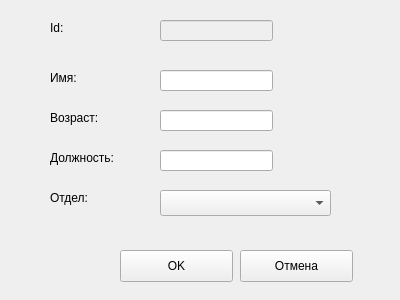
<?xml version="1.0" encoding="UTF-8"?>
<ui version="4.0">
 <class>EditorWindow</class>
 <widget class="QWidget" name="EditorWindow">
  <property name="geometry">
   <rect>
    <x>0</x>
    <y>0</y>
    <width>400</width>
    <height>300</height>
   </rect>
  </property>
  <property name="windowTitle">
   <string>Редактор данных сотрудника</string>
  </property>
  <widget class="QLabel" name="label">
   <property name="geometry">
    <rect>
     <x>50</x>
     <y>20</y>
     <width>59</width>
     <height>16</height>
    </rect>
   </property>
   <property name="text">
    <string>Id:</string>
   </property>
  </widget>
  <widget class="QLabel" name="label_2">
   <property name="geometry">
    <rect>
     <x>50</x>
     <y>70</y>
     <width>59</width>
     <height>16</height>
    </rect>
   </property>
   <property name="text">
    <string>Имя:</string>
   </property>
  </widget>
  <widget class="QLabel" name="label_3">
   <property name="geometry">
    <rect>
     <x>50</x>
     <y>110</y>
     <width>59</width>
     <height>16</height>
    </rect>
   </property>
   <property name="text">
    <string>Возраст:</string>
   </property>
  </widget>
  <widget class="QLineEdit" name="idLine">
   <property name="enabled">
    <bool>false</bool>
   </property>
   <property name="geometry">
    <rect>
     <x>160</x>
     <y>20</y>
     <width>113</width>
     <height>21</height>
    </rect>
   </property>
  </widget>
  <widget class="QLineEdit" name="nameLine">
   <property name="geometry">
    <rect>
     <x>160</x>
     <y>70</y>
     <width>113</width>
     <height>21</height>
    </rect>
   </property>
  </widget>
  <widget class="QLineEdit" name="ageLine">
   <property name="geometry">
    <rect>
     <x>160</x>
     <y>110</y>
     <width>113</width>
     <height>21</height>
    </rect>
   </property>
  </widget>
  <widget class="QPushButton" name="btnCommit">
   <property name="geometry">
    <rect>
     <x>120</x>
     <y>250</y>
     <width>113</width>
     <height>32</height>
    </rect>
   </property>
   <property name="text">
    <string>OK</string>
   </property>
  </widget>
  <widget class="QPushButton" name="btnClose">
   <property name="geometry">
    <rect>
     <x>240</x>
     <y>250</y>
     <width>113</width>
     <height>32</height>
    </rect>
   </property>
   <property name="text">
    <string>Отмена</string>
   </property>
  </widget>
  <widget class="QLabel" name="label_4">
   <property name="geometry">
    <rect>
     <x>50</x>
     <y>190</y>
     <width>81</width>
     <height>16</height>
    </rect>
   </property>
   <property name="text">
    <string>Отдел:</string>
   </property>
  </widget>
  <widget class="QComboBox" name="departmentBox">
   <property name="geometry">
    <rect>
     <x>160</x>
     <y>190</y>
     <width>171</width>
     <height>26</height>
    </rect>
   </property>
  </widget>
  <widget class="QLabel" name="label_5">
   <property name="geometry">
    <rect>
     <x>50</x>
     <y>150</y>
     <width>81</width>
     <height>16</height>
    </rect>
   </property>
   <property name="text">
    <string>Должность:</string>
   </property>
  </widget>
  <widget class="QLineEdit" name="jobLine">
   <property name="geometry">
    <rect>
     <x>160</x>
     <y>150</y>
     <width>113</width>
     <height>21</height>
    </rect>
   </property>
  </widget>
 </widget>
 <resources/>
 <connections>
  <connection>
   <sender>btnClose</sender>
   <signal>clicked()</signal>
   <receiver>EditorWindow</receiver>
   <slot>close()</slot>
   <hints>
    <hint type="sourcelabel">
     <x>335</x>
     <y>259</y>
    </hint>
    <hint type="destinationlabel">
     <x>316</x>
     <y>-12</y>
    </hint>
   </hints>
  </connection>
 </connections>
</ui>
